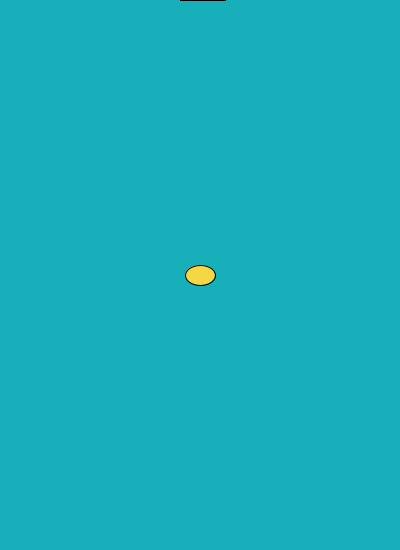
Frame 1 (no input)
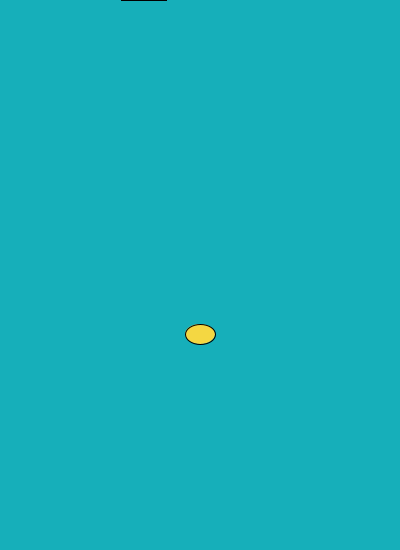
Frame 60 (the mouse pressed at the canvas centre just before this capture)
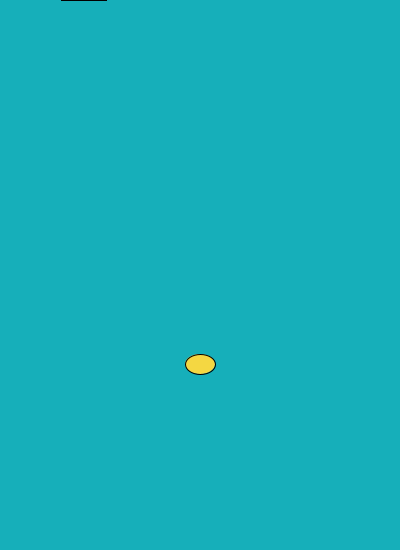
Frame 120 (the mouse held since frame 60 and released just before this capture)

The Processing sketch that drew these frames (run headless with seeded random() and noise(); from frame 60 on, the mouse is pressed at the canvas centre):

// Processing sketch: FlappyBird
// ── FlappyBird.pde
void setup(){
  size(400, 550);
  
}
int x=200;
int y=275;
int birdYVelocity = 30;
int gravity = 1;
int pipeX=180;
int upperPipeHeight;
void draw(){
  background(22, 175, 186);
fill(244, 215, 66);
stroke(0,0,0);
ellipse(x, y, 30, 20);
y=y+gravity;
fill(12, 178, 42);
rect(pipeX, 0, 45, upperPipeHeight);
pipeX--;
if(pipeX<0){
  pipeX=400;
  fill(12, 178, 42);
rect(pipeX, 0, 45, upperPipeHeight);
}
}

void teleportPipes(){
  if(pipeX<0){
  pipeX=400;
  upperPipeHeight = (int) random(100, 350);
}
}

void mousePressed(){
  y=y-birdYVelocity;
}
